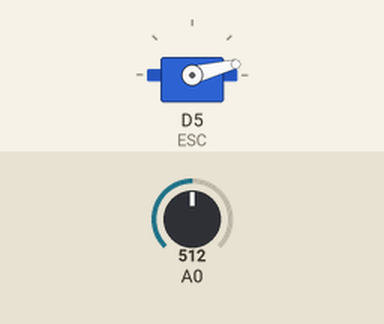
This sketch was run on a simulated ESP8266 (Wemos D1 mini). Shown: servo. Inputs (shaded band) come from the test bench; at power-on: A0 = 512.

Above: at 1.2 s.
1.3 s: A0 set to 900
At 2.5 s:
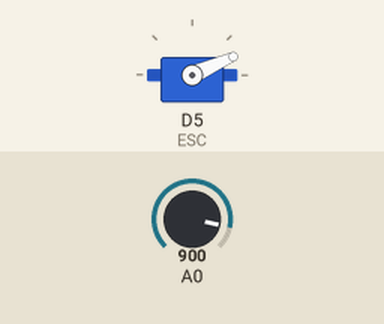
2.8 s: A0 set to 511
At 3.8 s:
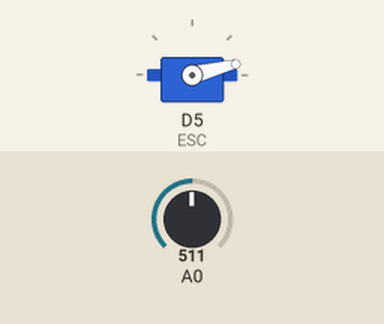
Timing chart, 0 to 5.8 s (numbered marks = the images above; inputs shaded):
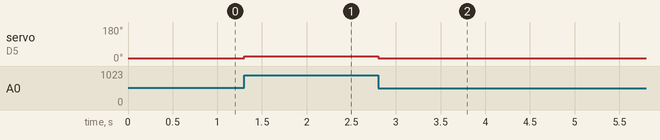

Measured:
- after the input at 1.3 s, servo on D5 (ESC): 14° → 24° at once
- after the input at 2.8 s, servo on D5 (ESC): 24° → 14° at once

The sketch:

Executar-Motor.ino
```cpp
// WEMOS D1 Mini (ESP8266)

#include <Servo.h>

Servo ESC;

const int LIMITE_PCT = 15;   // aceleração máxima no potenciômetro (%)

// retorna a largura do pulso do ESC em microssegundos
int lerPot() {
  long soma = 0;
  for (int i = 0; i < 5; i++) soma += analogRead(A0);
  return map(soma / 5, 0, 1023, 1000, 1000 + LIMITE_PCT * 10);
}

void setup() {
  ESC.attach(D5, 1000, 2000);        // D5 = GPIO14
  ESC.write(0);
}

void loop() {
  ESC.writeMicroseconds(lerPot());
  delay(10);
}
```
